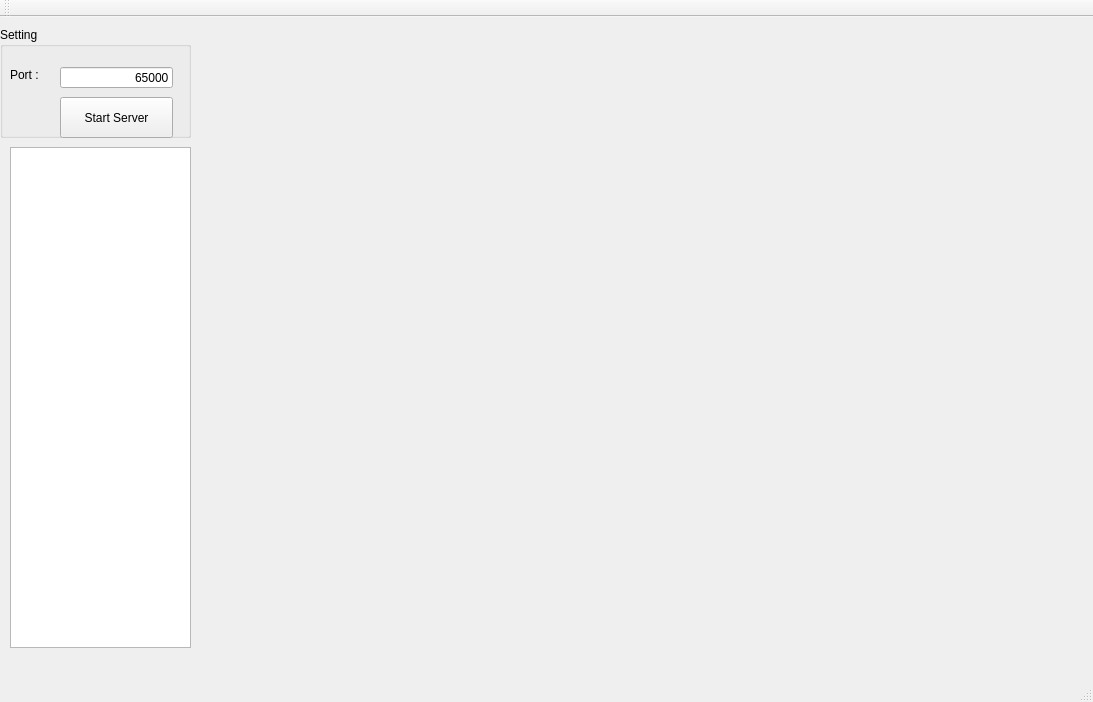
<?xml version="1.0" encoding="UTF-8"?>
<ui version="4.0">
 <class>MainWindow</class>
 <widget class="QMainWindow" name="MainWindow">
  <property name="geometry">
   <rect>
    <x>0</x>
    <y>0</y>
    <width>1093</width>
    <height>702</height>
   </rect>
  </property>
  <property name="windowTitle">
   <string>MainWindow</string>
  </property>
  <widget class="QWidget" name="centralWidget">
   <widget class="QGroupBox" name="groupBox_2">
    <property name="geometry">
     <rect>
      <x>0</x>
      <y>10</y>
      <width>191</width>
      <height>111</height>
     </rect>
    </property>
    <property name="title">
     <string>Setting</string>
    </property>
    <widget class="QLabel" name="label">
     <property name="geometry">
      <rect>
       <x>10</x>
       <y>40</y>
       <width>61</width>
       <height>16</height>
      </rect>
     </property>
     <property name="text">
      <string>Port : </string>
     </property>
    </widget>
    <widget class="QLineEdit" name="txt_port">
     <property name="geometry">
      <rect>
       <x>60</x>
       <y>40</y>
       <width>113</width>
       <height>21</height>
      </rect>
     </property>
     <property name="text">
      <string>65000</string>
     </property>
     <property name="maxLength">
      <number>5</number>
     </property>
     <property name="alignment">
      <set>Qt::AlignRight|Qt::AlignTrailing|Qt::AlignVCenter</set>
     </property>
    </widget>
    <widget class="QPushButton" name="bt_start_server">
     <property name="geometry">
      <rect>
       <x>60</x>
       <y>70</y>
       <width>113</width>
       <height>41</height>
      </rect>
     </property>
     <property name="text">
      <string>Start Server</string>
     </property>
    </widget>
   </widget>
   <widget class="QTextEdit" name="txt_output">
    <property name="geometry">
     <rect>
      <x>10</x>
      <y>130</y>
      <width>181</width>
      <height>501</height>
     </rect>
    </property>
   </widget>
   <widget class="QCustomPlot" name="graph" native="true">
    <property name="geometry">
     <rect>
      <x>200</x>
      <y>10</y>
      <width>881</width>
      <height>631</height>
     </rect>
    </property>
    <property name="autoFillBackground">
     <bool>false</bool>
    </property>
   </widget>
  </widget>
  <widget class="QMenuBar" name="menuBar">
   <property name="geometry">
    <rect>
     <x>0</x>
     <y>0</y>
     <width>1093</width>
     <height>22</height>
    </rect>
   </property>
  </widget>
  <widget class="QToolBar" name="mainToolBar">
   <attribute name="toolBarArea">
    <enum>TopToolBarArea</enum>
   </attribute>
   <attribute name="toolBarBreak">
    <bool>false</bool>
   </attribute>
  </widget>
  <widget class="QStatusBar" name="statusBar"/>
 </widget>
 <layoutdefault spacing="6" margin="11"/>
 <customwidgets>
  <customwidget>
   <class>QCustomPlot</class>
   <extends>QWidget</extends>
   <header>../../qcustomplot.h</header>
   <container>1</container>
  </customwidget>
 </customwidgets>
 <resources/>
 <connections/>
</ui>
